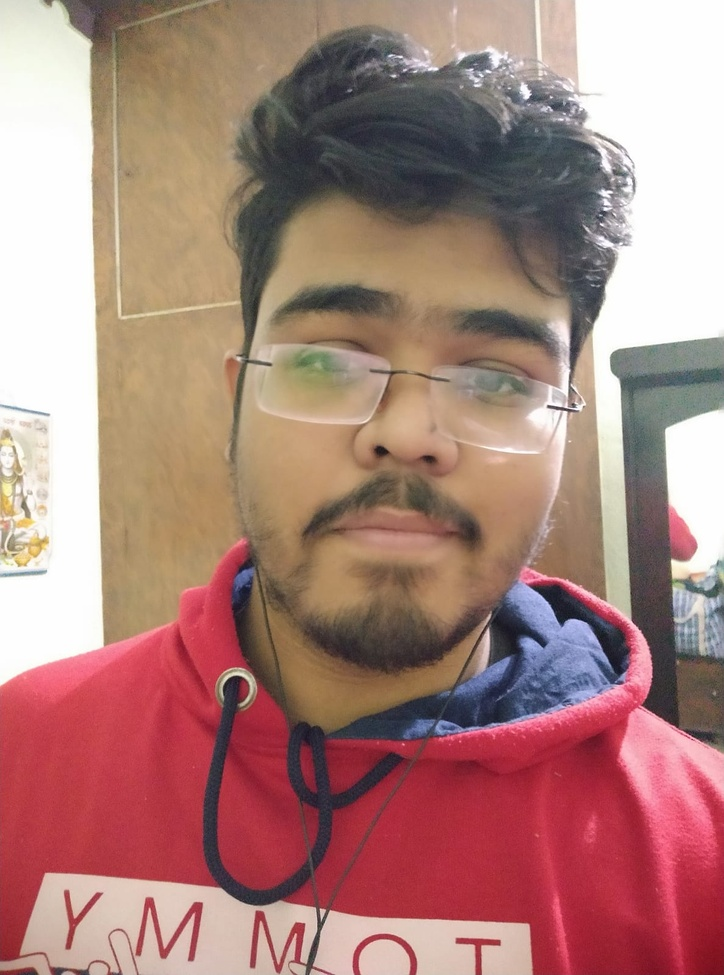
#> input picture Ad1.jpg, 724 x 975 px, shrunk from 1187 x 1599 before the run
$ python A4.py
#> lines starting #> are read from the running program, lines starting #| are printed output that depends on the picture
import cv2
import numpy as np
from matplotlib import pyplot as plt
img = cv2.imread('Ad1.jpg')
#> img is the input picture: shape (975, 724, 3); mean B, G, R 123.5, 130.3, 170.6
b, g, r = cv2.split(img)
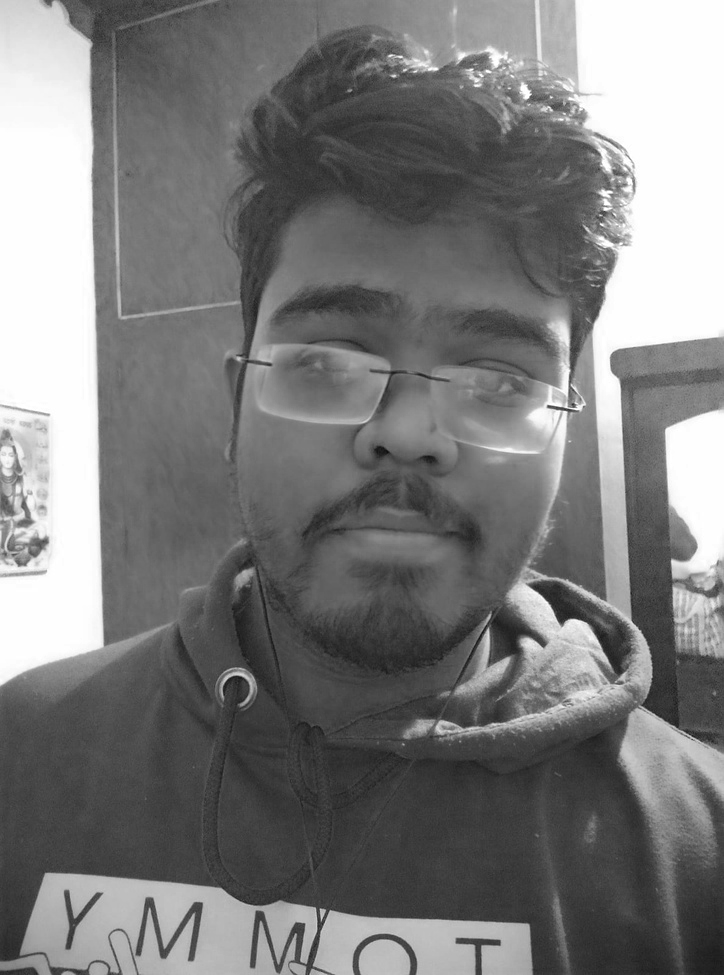
#> b: shape (975, 724); min 13, max 255, mean 123.5
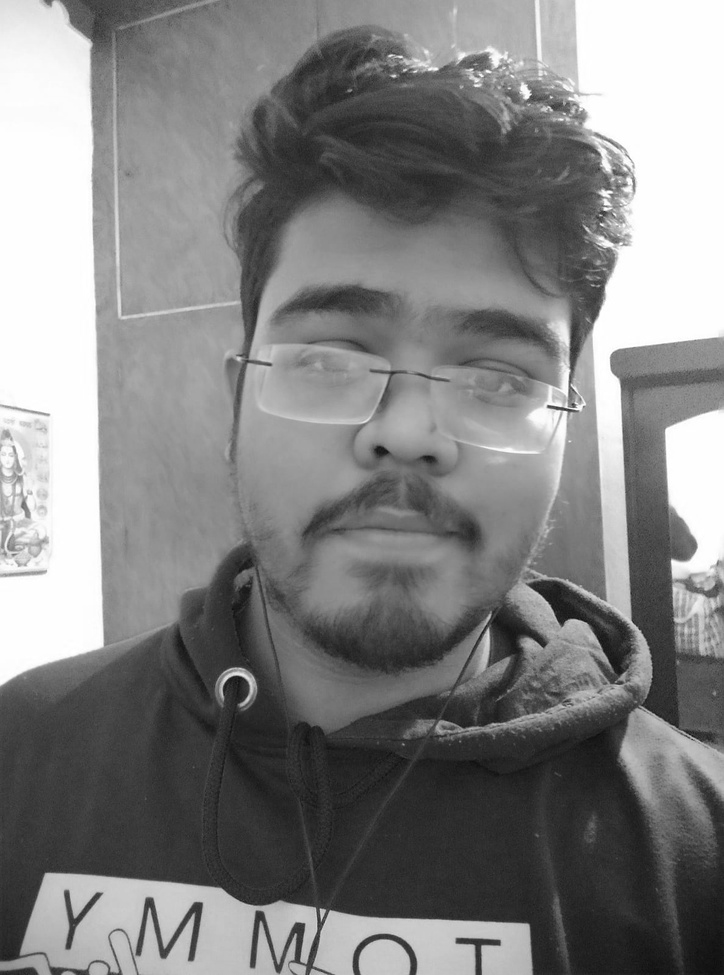
#> g: shape (975, 724); min 13, max 255, mean 130.3
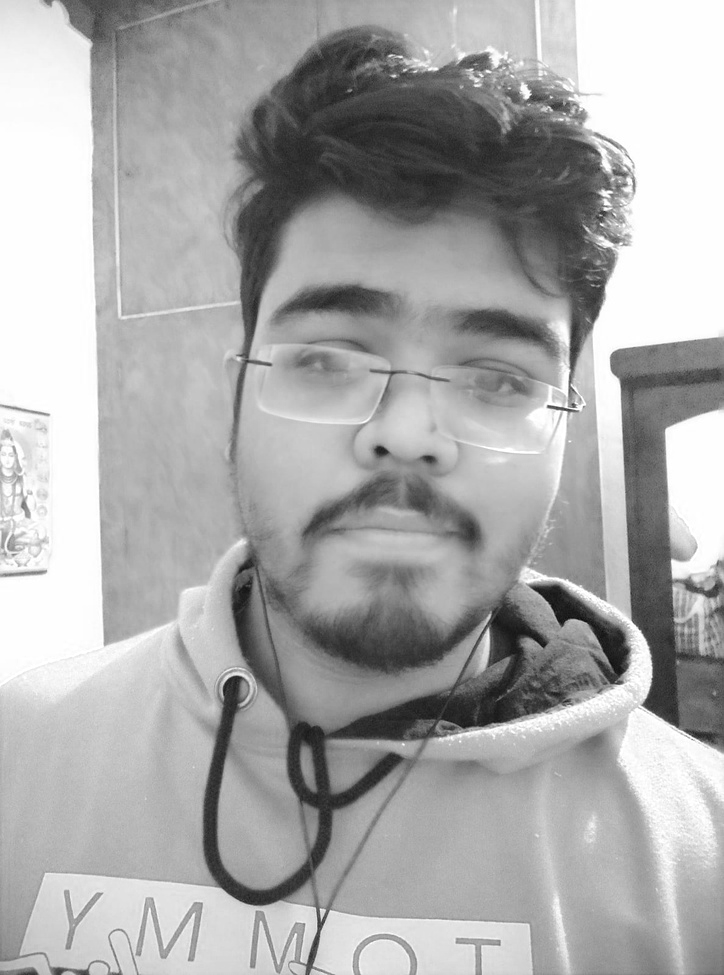
#> r: shape (975, 724); min 11, max 255, mean 170.6
zeros_ch = np.zeros(img.shape[0:2], dtype="uint8")

blue_img = cv2.merge([b, zeros_ch, zeros_ch])
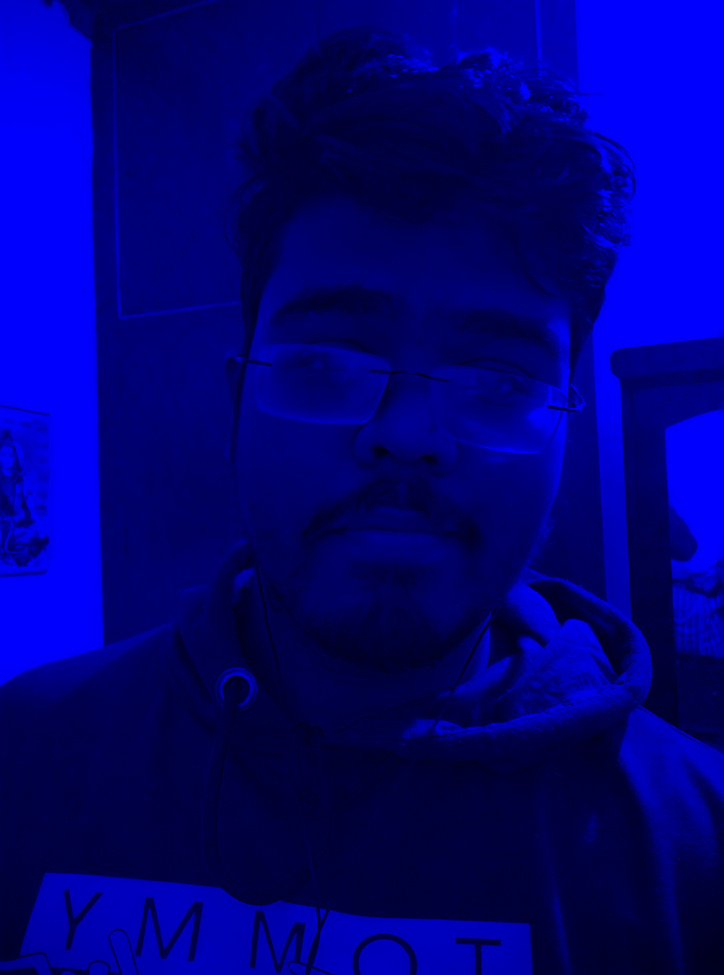
#> blue_img: shape (975, 724, 3); mean of channels 0, 1, 2 123.5, 0, 0; drawn as B, G, R
cv2.imshow("Blue Image", blue_img)

green_img = cv2.merge([zeros_ch, g, zeros_ch])
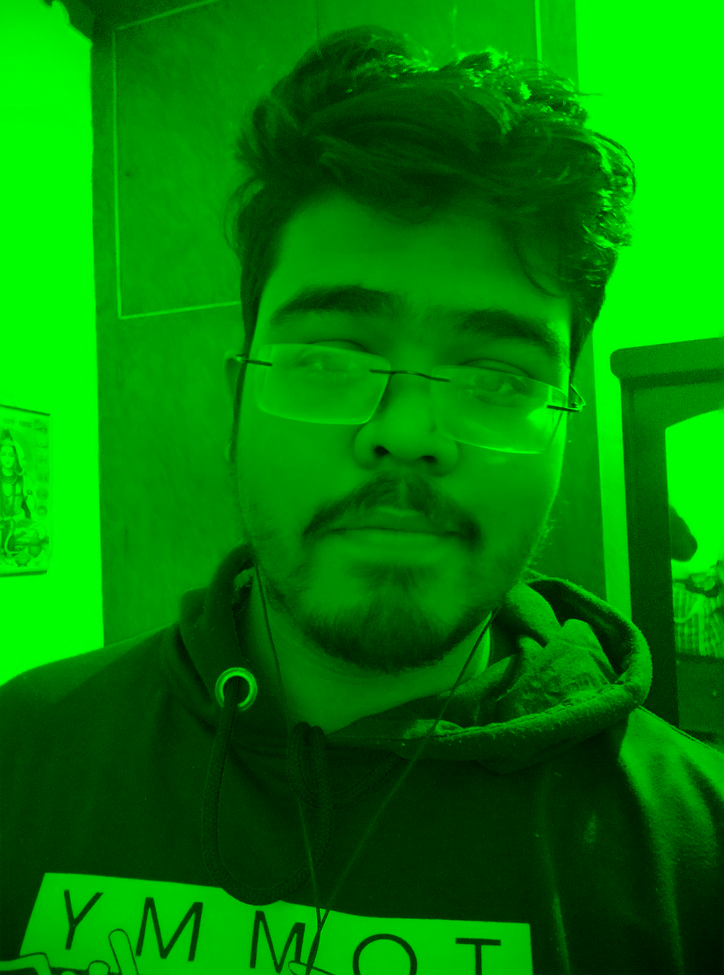
#> green_img: shape (975, 724, 3); mean of channels 0, 1, 2 0, 130.3, 0; drawn as B, G, R
cv2.imshow("Green Image", green_img)

red_img = cv2.merge([zeros_ch, zeros_ch, r])
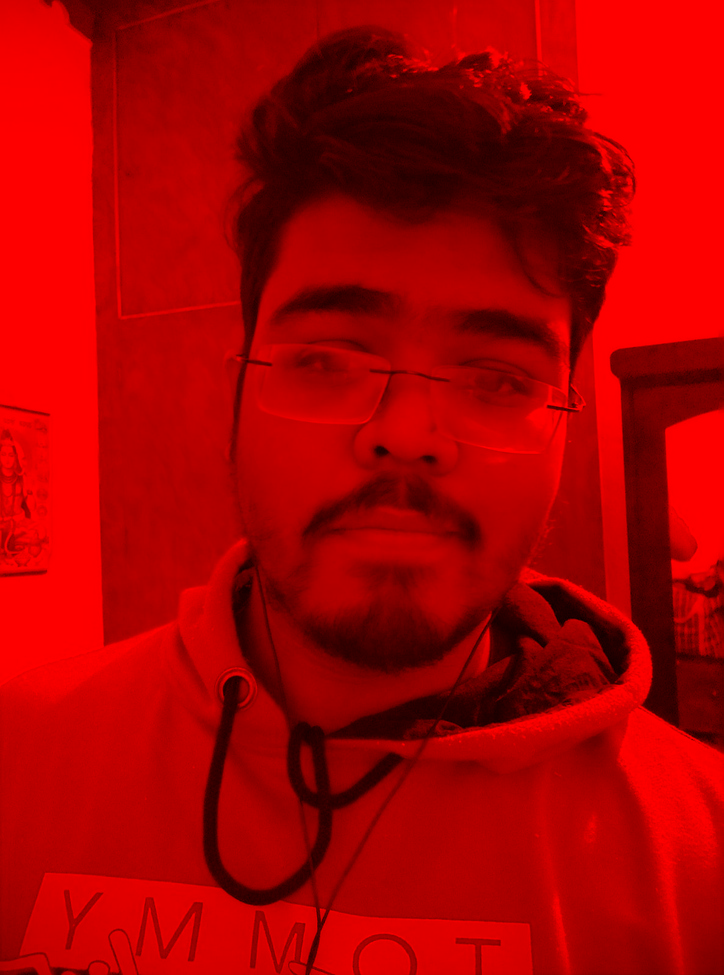
#> red_img: shape (975, 724, 3); mean of channels 0, 1, 2 0, 0, 170.6; drawn as B, G, R
cv2.imshow("Red Image", red_img)

cv2.waitKey(0)
cv2.destroyAllWindows()

$ run again, with Ad.jpg copied over Ad1.jpg
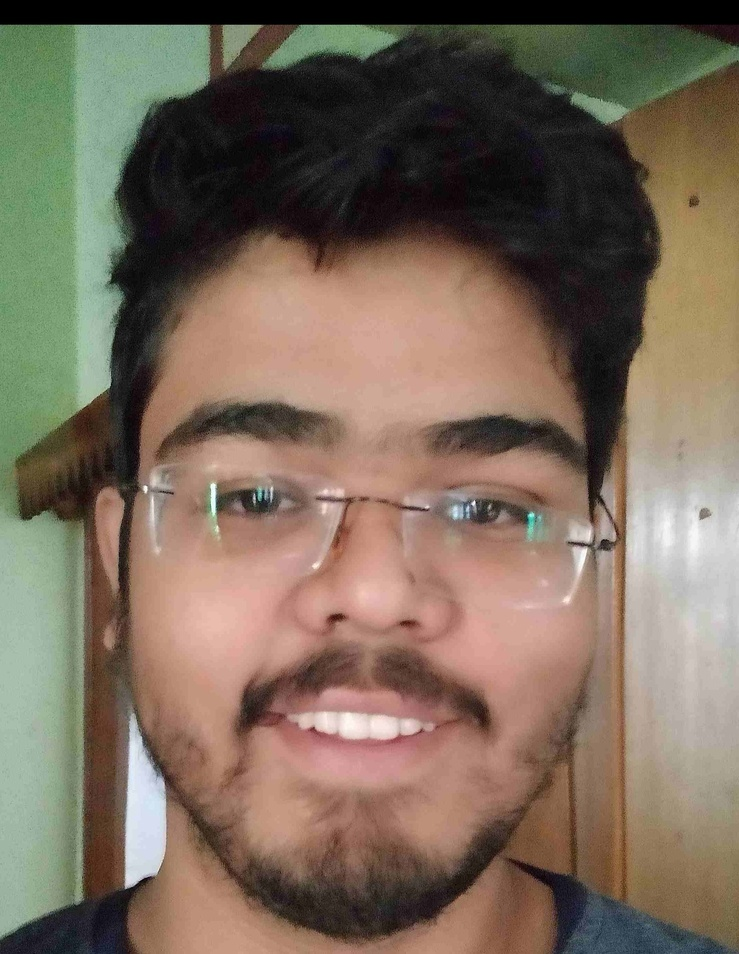
#> input picture Ad.jpg, 739 x 954 px, shrunk from 2125 x 2742 before the run
#> img is the input picture: shape (954, 739, 3); mean B, G, R 91.4, 107, 122.8
#> `green_img = cv2.merge([zeros_ch, g, zeros_ch])`:
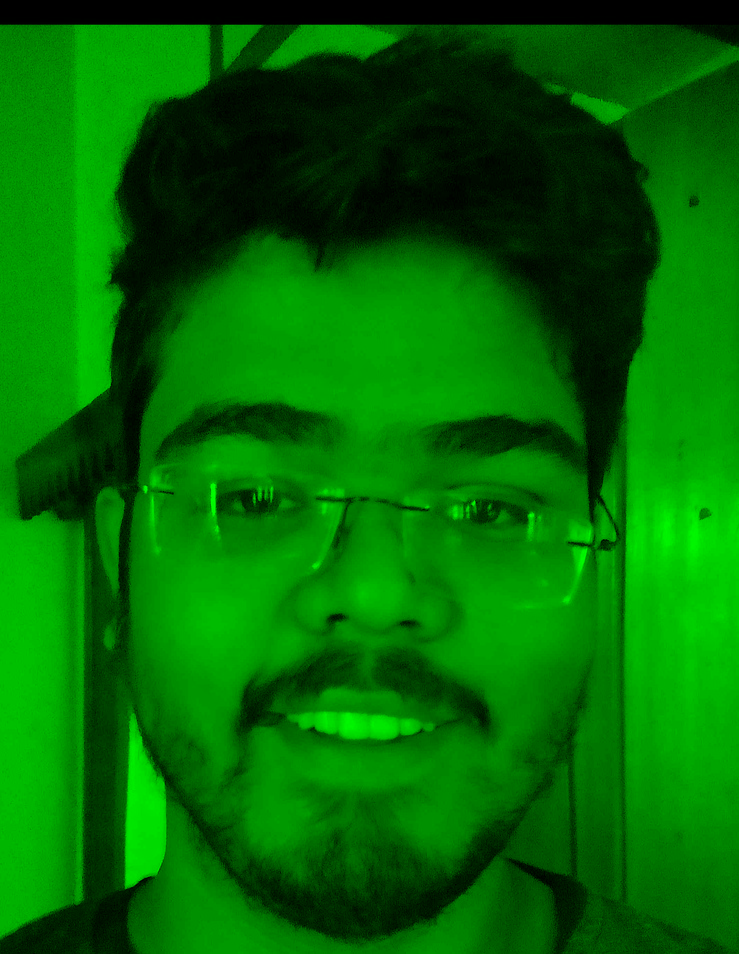
#> green_img: shape (954, 739, 3); mean of channels 0, 1, 2 0, 107, 0; drawn as B, G, R
#> `red_img = cv2.merge([zeros_ch, zeros_ch, r])`:
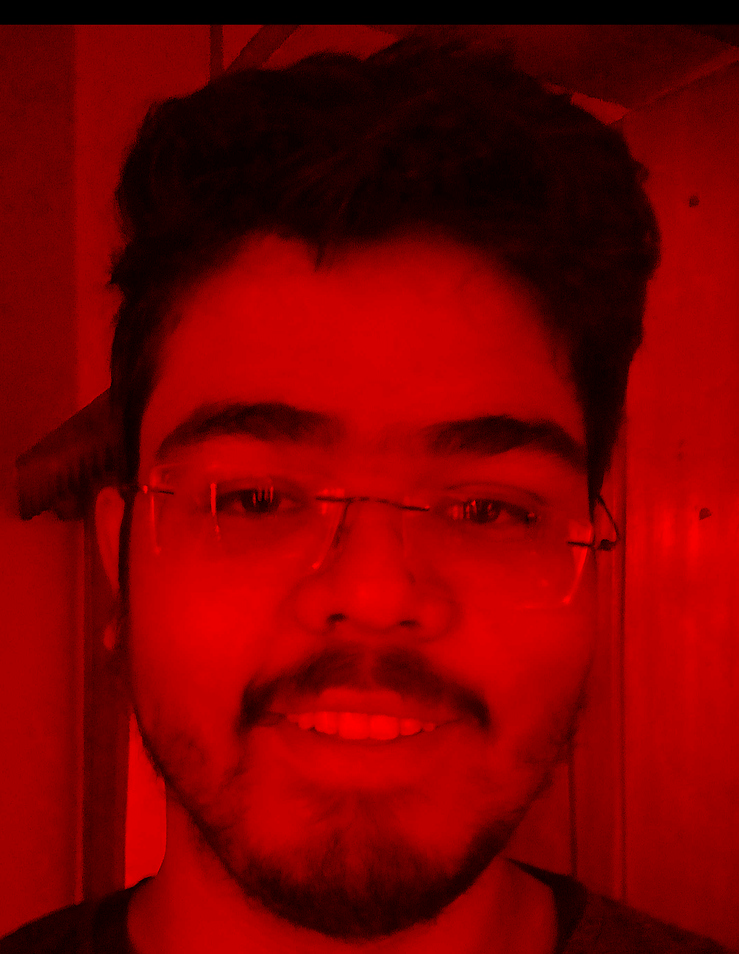
#> red_img: shape (954, 739, 3); mean of channels 0, 1, 2 0, 0, 122.8; drawn as B, G, R

$ run again, with Ad_added.jpg copied over Ad1.jpg
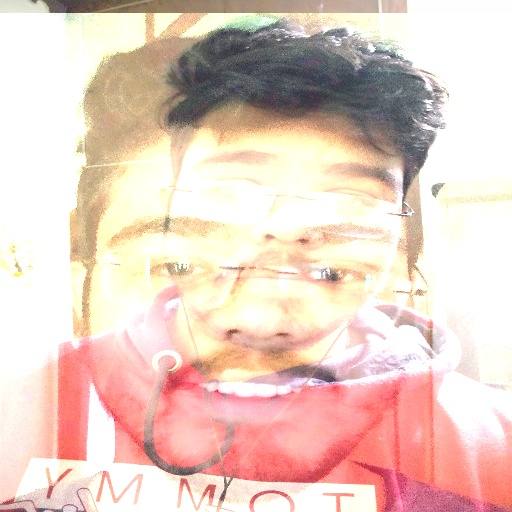
#> input picture Ad_added.jpg, 512 x 512 px
#> img is the input picture: shape (512, 512, 3); mean B, G, R 195.5, 206.8, 231.9
#> `green_img = cv2.merge([zeros_ch, g, zeros_ch])`:
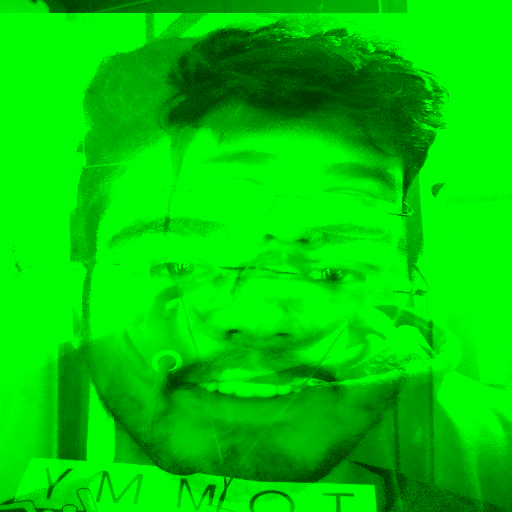
#> green_img: shape (512, 512, 3); mean of channels 0, 1, 2 0, 206.8, 0; drawn as B, G, R
#> `red_img = cv2.merge([zeros_ch, zeros_ch, r])`:
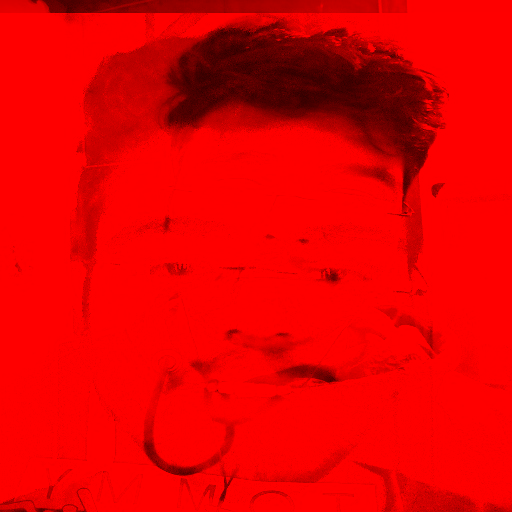
#> red_img: shape (512, 512, 3); mean of channels 0, 1, 2 0, 0, 231.9; drawn as B, G, R
